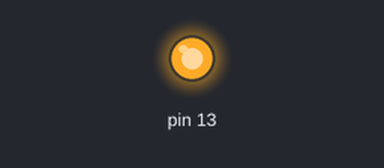
This sketch was run on a simulated Arduino Uno, built with avr-gcc and run on an emulated ATmega328P. Shown: output pins drawn as LEDs (lit = HIGH).

Above: at 3.0 s.
At 12.0 s:
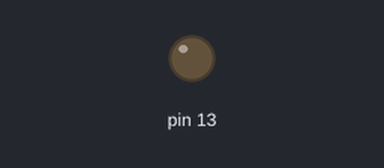
Timing chart, 0 to 16.3 s (numbered marks = the images above):
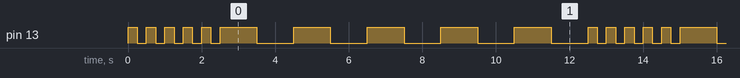

The sketch:

fastslowblink.ino
```cpp
/*
   fastslowblink
   Blinks LED 13 on the Arduino UNO 5 times, once every half second,
   and then blinks 5 more times once every 2 seconds.

   This program is for the Week 3 assignment in the
   Coursera The Arduino Platform and C Programming course.

   Instructions:
      Write a program that causes the built-in LED connected to pin 13
      on the Arduino to blink, alternating between fast blinks and slow
      blinks. The LED should blink 5 times, once every half second,
      and then it should blink 5 more times, once every two seconds.
      The LED should continue to blink in this alternating fashion for
      as long as the Arduino receives power.

   Filename: fastslowblink.ino
      Version: 1.0
      Date: 3 Aug 2016
      Author: Brent P. Johnson

   Verification environment:
      Windows 7
      Arduino 1.6.9
      Arduino UNO

*/

// create a integer to count from 0 to 9
int loop_cnt = 0;

// the setup function runs once when you press reset or power the board
void setup() {
   // initialize digital pin 13 as an output.
   pinMode(13, OUTPUT);
}

// the loop function runs over and over again forever
void loop() {

   // blink either fast (every half second) or slow (every 2 seconds)
   // will blink fast when loop_cnt = 0, 1, 2, 3, 4
   // will blink fast when loop_cnt = 5, 6, 7, 8, 9
   if (loop_cnt < 5) {
      digitalWrite(13, HIGH);   // turn the LED on (HIGH is the voltage level)
      delay(250);                     // wait for 250 ms
      digitalWrite(13, LOW);    // turn the LED off by making the voltage LOW
      delay(250);                     // wait for 250 ms
   }
   else {
      digitalWrite(13, HIGH);   // turn the LED on (HIGH is the voltage level)
      delay(1000);                   // wait for a second
      digitalWrite(13, LOW);    // turn the LED off by making the voltage LOW
      delay(1000);                   // wait for a second
   }

   // loop_cnt counts from 0 to 9 then resets to 0
   if (loop_cnt < 9) {
      loop_cnt = loop_cnt + 1;
   }
   else {
      loop_cnt = 0;
   }
}
```

Measured:
- by itself, pin 13: repeats every 12.5 s: 4 × (LOW 0.25 s, HIGH 0.25 s), LOW 0.25 s, 5 × (HIGH 1.0 s, LOW 1.0 s), HIGH 0.25 s
- by itself, everything shown: repeats every 12.5 s, in 20 steps
